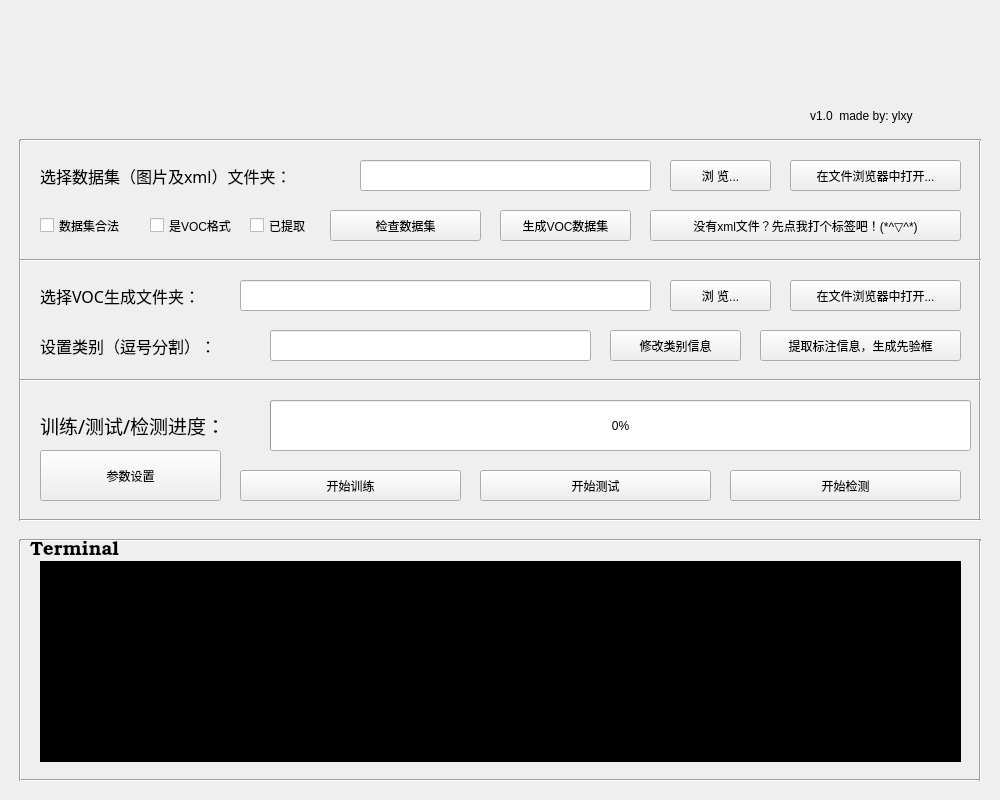
<?xml version="1.0" encoding="UTF-8"?>
<ui version="4.0">
 <class>MainForm</class>
 <widget class="QWidget" name="MainForm">
  <property name="geometry">
   <rect>
    <x>0</x>
    <y>0</y>
    <width>1000</width>
    <height>800</height>
   </rect>
  </property>
  <property name="minimumSize">
   <size>
    <width>1000</width>
    <height>800</height>
   </size>
  </property>
  <property name="maximumSize">
   <size>
    <width>1000</width>
    <height>800</height>
   </size>
  </property>
  <property name="windowTitle">
   <string>YOLOv5</string>
  </property>
  <property name="windowIcon">
   <iconset resource="res/main.qrc">
    <normaloff>:/window/title.png</normaloff>:/window/title.png</iconset>
  </property>
  <widget class="QLineEdit" name="lineEdit">
   <property name="geometry">
    <rect>
     <x>360</x>
     <y>160</y>
     <width>291</width>
     <height>31</height>
    </rect>
   </property>
   <property name="readOnly">
    <bool>true</bool>
   </property>
  </widget>
  <widget class="QLabel" name="label">
   <property name="geometry">
    <rect>
     <x>0</x>
     <y>20</y>
     <width>1000</width>
     <height>100</height>
    </rect>
   </property>
   <property name="maximumSize">
    <size>
     <width>1000</width>
     <height>100</height>
    </size>
   </property>
   <property name="styleSheet">
    <string notr="true">image: url(:/window/splash.jpg);</string>
   </property>
   <property name="text">
    <string/>
   </property>
  </widget>
  <widget class="QLabel" name="label_2">
   <property name="geometry">
    <rect>
     <x>40</x>
     <y>150</y>
     <width>361</width>
     <height>51</height>
    </rect>
   </property>
   <property name="font">
    <font>
     <family>宋体</family>
     <pointsize>12</pointsize>
    </font>
   </property>
   <property name="text">
    <string>选择数据集（图片及xml）文件夹：</string>
   </property>
  </widget>
  <widget class="Line" name="line">
   <property name="geometry">
    <rect>
     <x>20</x>
     <y>130</y>
     <width>961</width>
     <height>20</height>
    </rect>
   </property>
   <property name="orientation">
    <enum>Qt::Horizontal</enum>
   </property>
  </widget>
  <widget class="QPushButton" name="browserButton">
   <property name="geometry">
    <rect>
     <x>670</x>
     <y>160</y>
     <width>101</width>
     <height>31</height>
    </rect>
   </property>
   <property name="text">
    <string>浏 览...</string>
   </property>
  </widget>
  <widget class="Line" name="line_2">
   <property name="geometry">
    <rect>
     <x>20</x>
     <y>250</y>
     <width>961</width>
     <height>20</height>
    </rect>
   </property>
   <property name="orientation">
    <enum>Qt::Horizontal</enum>
   </property>
  </widget>
  <widget class="Line" name="line_3">
   <property name="geometry">
    <rect>
     <x>10</x>
     <y>140</y>
     <width>20</width>
     <height>381</height>
    </rect>
   </property>
   <property name="orientation">
    <enum>Qt::Vertical</enum>
   </property>
  </widget>
  <widget class="Line" name="line_4">
   <property name="geometry">
    <rect>
     <x>970</x>
     <y>140</y>
     <width>21</width>
     <height>381</height>
    </rect>
   </property>
   <property name="orientation">
    <enum>Qt::Vertical</enum>
   </property>
  </widget>
  <widget class="QPushButton" name="labelImgButton">
   <property name="geometry">
    <rect>
     <x>650</x>
     <y>210</y>
     <width>311</width>
     <height>31</height>
    </rect>
   </property>
   <property name="text">
    <string>没有xml文件？先点我打个标签吧！(*^▽^*)</string>
   </property>
  </widget>
  <widget class="QPushButton" name="checkButton">
   <property name="geometry">
    <rect>
     <x>330</x>
     <y>210</y>
     <width>151</width>
     <height>31</height>
    </rect>
   </property>
   <property name="text">
    <string>检查数据集</string>
   </property>
  </widget>
  <widget class="QTextBrowser" name="logTerminal">
   <property name="geometry">
    <rect>
     <x>40</x>
     <y>561</y>
     <width>921</width>
     <height>201</height>
    </rect>
   </property>
   <property name="styleSheet">
    <string notr="true">background-color: rgb(0, 0, 0);
color: rgb(255, 255, 255);</string>
   </property>
  </widget>
  <widget class="QLabel" name="label_3">
   <property name="geometry">
    <rect>
     <x>30</x>
     <y>540</y>
     <width>111</width>
     <height>21</height>
    </rect>
   </property>
   <property name="font">
    <font>
     <family>Bookman Old Style</family>
     <pointsize>14</pointsize>
     <weight>50</weight>
     <bold>false</bold>
    </font>
   </property>
   <property name="text">
    <string>Terminal</string>
   </property>
  </widget>
  <widget class="Line" name="line_5">
   <property name="geometry">
    <rect>
     <x>20</x>
     <y>530</y>
     <width>961</width>
     <height>20</height>
    </rect>
   </property>
   <property name="orientation">
    <enum>Qt::Horizontal</enum>
   </property>
  </widget>
  <widget class="Line" name="line_6">
   <property name="geometry">
    <rect>
     <x>20</x>
     <y>770</y>
     <width>961</width>
     <height>21</height>
    </rect>
   </property>
   <property name="orientation">
    <enum>Qt::Horizontal</enum>
   </property>
  </widget>
  <widget class="Line" name="line_7">
   <property name="geometry">
    <rect>
     <x>10</x>
     <y>540</y>
     <width>21</width>
     <height>241</height>
    </rect>
   </property>
   <property name="orientation">
    <enum>Qt::Vertical</enum>
   </property>
  </widget>
  <widget class="Line" name="line_8">
   <property name="geometry">
    <rect>
     <x>970</x>
     <y>540</y>
     <width>21</width>
     <height>241</height>
    </rect>
   </property>
   <property name="orientation">
    <enum>Qt::Vertical</enum>
   </property>
  </widget>
  <widget class="Line" name="line_9">
   <property name="geometry">
    <rect>
     <x>20</x>
     <y>510</y>
     <width>961</width>
     <height>20</height>
    </rect>
   </property>
   <property name="orientation">
    <enum>Qt::Horizontal</enum>
   </property>
  </widget>
  <widget class="Line" name="line_10">
   <property name="geometry">
    <rect>
     <x>20</x>
     <y>370</y>
     <width>961</width>
     <height>20</height>
    </rect>
   </property>
   <property name="orientation">
    <enum>Qt::Horizontal</enum>
   </property>
  </widget>
  <widget class="QPushButton" name="paramsButton">
   <property name="geometry">
    <rect>
     <x>40</x>
     <y>450</y>
     <width>181</width>
     <height>51</height>
    </rect>
   </property>
   <property name="text">
    <string>参数设置</string>
   </property>
  </widget>
  <widget class="QPushButton" name="VOCButton">
   <property name="geometry">
    <rect>
     <x>500</x>
     <y>210</y>
     <width>131</width>
     <height>31</height>
    </rect>
   </property>
   <property name="text">
    <string>生成VOC数据集</string>
   </property>
  </widget>
  <widget class="QCheckBox" name="isVOCBox">
   <property name="geometry">
    <rect>
     <x>150</x>
     <y>210</y>
     <width>91</width>
     <height>31</height>
    </rect>
   </property>
   <property name="acceptDrops">
    <bool>false</bool>
   </property>
   <property name="autoFillBackground">
    <bool>false</bool>
   </property>
   <property name="styleSheet">
    <string notr="true">color: rgb(0, 0, 0);</string>
   </property>
   <property name="text">
    <string>是VOC格式</string>
   </property>
   <property name="checkable">
    <bool>true</bool>
   </property>
   <property name="checked">
    <bool>false</bool>
   </property>
  </widget>
  <widget class="QCheckBox" name="isLegalBox">
   <property name="geometry">
    <rect>
     <x>40</x>
     <y>210</y>
     <width>111</width>
     <height>31</height>
    </rect>
   </property>
   <property name="font">
    <font>
     <family>Adobe Devanagari</family>
     <pointsize>9</pointsize>
    </font>
   </property>
   <property name="acceptDrops">
    <bool>false</bool>
   </property>
   <property name="autoFillBackground">
    <bool>false</bool>
   </property>
   <property name="styleSheet">
    <string notr="true"/>
   </property>
   <property name="text">
    <string>数据集合法</string>
   </property>
   <property name="checkable">
    <bool>true</bool>
   </property>
   <property name="checked">
    <bool>false</bool>
   </property>
   <property name="autoRepeat">
    <bool>false</bool>
   </property>
   <property name="tristate">
    <bool>false</bool>
   </property>
  </widget>
  <widget class="QPushButton" name="trainButton">
   <property name="geometry">
    <rect>
     <x>240</x>
     <y>470</y>
     <width>221</width>
     <height>31</height>
    </rect>
   </property>
   <property name="text">
    <string>开始训练</string>
   </property>
  </widget>
  <widget class="QPushButton" name="testButton">
   <property name="geometry">
    <rect>
     <x>480</x>
     <y>470</y>
     <width>231</width>
     <height>31</height>
    </rect>
   </property>
   <property name="text">
    <string>开始测试</string>
   </property>
  </widget>
  <widget class="QPushButton" name="detectButton">
   <property name="geometry">
    <rect>
     <x>730</x>
     <y>470</y>
     <width>231</width>
     <height>31</height>
    </rect>
   </property>
   <property name="text">
    <string>开始检测</string>
   </property>
  </widget>
  <widget class="QPushButton" name="extractButton">
   <property name="geometry">
    <rect>
     <x>760</x>
     <y>330</y>
     <width>201</width>
     <height>31</height>
    </rect>
   </property>
   <property name="text">
    <string>提取标注信息，生成先验框</string>
   </property>
  </widget>
  <widget class="QPushButton" name="showInBrowserButton">
   <property name="geometry">
    <rect>
     <x>790</x>
     <y>160</y>
     <width>171</width>
     <height>31</height>
    </rect>
   </property>
   <property name="text">
    <string>在文件浏览器中打开...</string>
   </property>
  </widget>
  <widget class="QLabel" name="label_4">
   <property name="geometry">
    <rect>
     <x>40</x>
     <y>270</y>
     <width>191</width>
     <height>51</height>
    </rect>
   </property>
   <property name="font">
    <font>
     <family>宋体</family>
     <pointsize>12</pointsize>
    </font>
   </property>
   <property name="text">
    <string>选择VOC生成文件夹：</string>
   </property>
  </widget>
  <widget class="QLineEdit" name="VOClineEdit">
   <property name="geometry">
    <rect>
     <x>240</x>
     <y>280</y>
     <width>411</width>
     <height>31</height>
    </rect>
   </property>
   <property name="readOnly">
    <bool>true</bool>
   </property>
  </widget>
  <widget class="QPushButton" name="browserVOCButton">
   <property name="geometry">
    <rect>
     <x>670</x>
     <y>280</y>
     <width>101</width>
     <height>31</height>
    </rect>
   </property>
   <property name="text">
    <string>浏 览...</string>
   </property>
  </widget>
  <widget class="QProgressBar" name="progressBar">
   <property name="geometry">
    <rect>
     <x>270</x>
     <y>400</y>
     <width>701</width>
     <height>51</height>
    </rect>
   </property>
   <property name="styleSheet">
    <string notr="true">font: 16pt &quot;Adobe Devanagari&quot;;</string>
   </property>
   <property name="value">
    <number>0</number>
   </property>
  </widget>
  <widget class="QLabel" name="label_5">
   <property name="geometry">
    <rect>
     <x>40</x>
     <y>400</y>
     <width>231</width>
     <height>51</height>
    </rect>
   </property>
   <property name="font">
    <font>
     <family>华光大黑二_CNKI</family>
     <pointsize>14</pointsize>
    </font>
   </property>
   <property name="text">
    <string>训练/测试/检测进度：</string>
   </property>
  </widget>
  <widget class="QPushButton" name="showInBrowserButton_2">
   <property name="geometry">
    <rect>
     <x>790</x>
     <y>280</y>
     <width>171</width>
     <height>31</height>
    </rect>
   </property>
   <property name="text">
    <string>在文件浏览器中打开...</string>
   </property>
  </widget>
  <widget class="QCheckBox" name="isExtractedBox">
   <property name="geometry">
    <rect>
     <x>250</x>
     <y>210</y>
     <width>81</width>
     <height>31</height>
    </rect>
   </property>
   <property name="acceptDrops">
    <bool>false</bool>
   </property>
   <property name="autoFillBackground">
    <bool>false</bool>
   </property>
   <property name="styleSheet">
    <string notr="true">color: rgb(0, 0, 0);</string>
   </property>
   <property name="text">
    <string>已提取</string>
   </property>
   <property name="checkable">
    <bool>true</bool>
   </property>
   <property name="checked">
    <bool>false</bool>
   </property>
  </widget>
  <widget class="QPushButton" name="settingsButton">
   <property name="geometry">
    <rect>
     <x>610</x>
     <y>330</y>
     <width>131</width>
     <height>31</height>
    </rect>
   </property>
   <property name="text">
    <string>修改类别信息</string>
   </property>
  </widget>
  <widget class="QLineEdit" name="classesEdit">
   <property name="geometry">
    <rect>
     <x>270</x>
     <y>330</y>
     <width>321</width>
     <height>31</height>
    </rect>
   </property>
  </widget>
  <widget class="QLabel" name="label_6">
   <property name="geometry">
    <rect>
     <x>40</x>
     <y>300</y>
     <width>231</width>
     <height>91</height>
    </rect>
   </property>
   <property name="font">
    <font>
     <family>宋体</family>
     <pointsize>12</pointsize>
    </font>
   </property>
   <property name="text">
    <string>设置类别（逗号分割）：</string>
   </property>
  </widget>
  <widget class="QLabel" name="label_7">
   <property name="geometry">
    <rect>
     <x>810</x>
     <y>90</y>
     <width>191</width>
     <height>51</height>
    </rect>
   </property>
   <property name="text">
    <string>v1.0  made by: ylxy</string>
   </property>
  </widget>
  <zorder>line_4</zorder>
  <zorder>lineEdit</zorder>
  <zorder>label</zorder>
  <zorder>label_2</zorder>
  <zorder>line</zorder>
  <zorder>browserButton</zorder>
  <zorder>line_3</zorder>
  <zorder>labelImgButton</zorder>
  <zorder>checkButton</zorder>
  <zorder>logTerminal</zorder>
  <zorder>label_3</zorder>
  <zorder>line_5</zorder>
  <zorder>line_6</zorder>
  <zorder>line_7</zorder>
  <zorder>line_8</zorder>
  <zorder>line_2</zorder>
  <zorder>line_9</zorder>
  <zorder>line_10</zorder>
  <zorder>paramsButton</zorder>
  <zorder>VOCButton</zorder>
  <zorder>isVOCBox</zorder>
  <zorder>isLegalBox</zorder>
  <zorder>trainButton</zorder>
  <zorder>testButton</zorder>
  <zorder>detectButton</zorder>
  <zorder>extractButton</zorder>
  <zorder>showInBrowserButton</zorder>
  <zorder>label_4</zorder>
  <zorder>VOClineEdit</zorder>
  <zorder>browserVOCButton</zorder>
  <zorder>progressBar</zorder>
  <zorder>label_5</zorder>
  <zorder>showInBrowserButton_2</zorder>
  <zorder>isExtractedBox</zorder>
  <zorder>settingsButton</zorder>
  <zorder>classesEdit</zorder>
  <zorder>label_6</zorder>
  <zorder>label_7</zorder>
 </widget>
 <resources>
  <include location="res/main.qrc"/>
 </resources>
 <connections/>
</ui>
